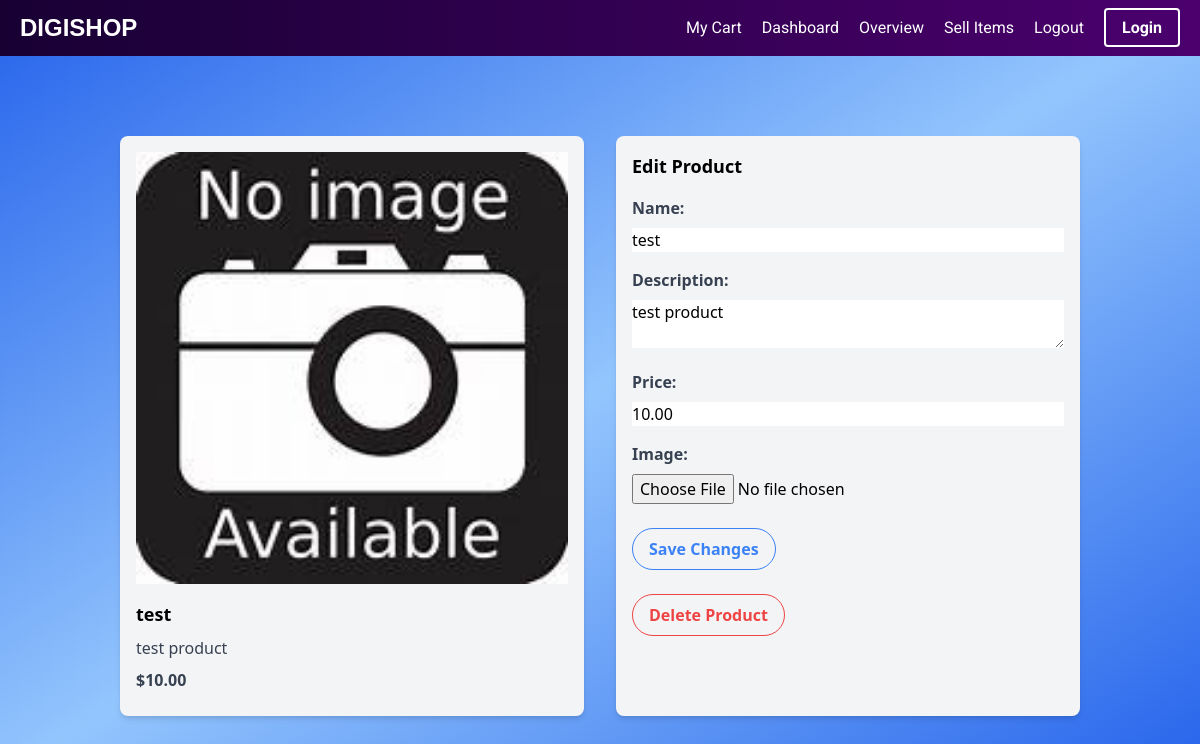
The page /product/edit/1/ on the database its author committed.
### shop/models.py (models this page shows, shortened)
class Product(models.Model):
    name = models.CharField(max_length=100)
    description = models.TextField()
    price = models.DecimalField(max_digits=10, decimal_places=2)
    seller = models.ForeignKey(User, on_delete=models.CASCADE)
    created_at = models.DateTimeField(auto_now_add=True)
    image = models.ImageField(upload_to='product_images/', null=True, blank=True)

### shop/views.py (the view)
# urls.py: path('product/edit/<int:pk>/', views.edit_product, name='edit_product'),
def edit_product(request, pk):
    product = get_object_or_404(Product, pk=pk)
    if request.method == 'POST':
        form = ProductForm(request.POST, request.FILES, instance=product)
        if form.is_valid():
            form.save()
            return redirect('dashboard')  # Redirect to dashboard or any other page after saving
    else:
        form = ProductForm(instance=product)
    return render(request, 'shop/edit_product.html', {'form': form, 'product': product})

### shop/forms.py
class ProductForm(forms.ModelForm):
    class Meta:
        model = Product
        fields = ['name', 'description', 'price', 'image']

### shop/templates/shop/edit_product.html (shortened to what this page needs)
{% extends 'shop/base.html' %}
{% load static %}
{% block content %}
<!DOCTYPE html>
<html lang="en">
<head>
    <link href="https://cdn.jsdelivr.net/npm/tailwindcss@2.2.19/dist/tailwind.min.css" rel="stylesheet">
</head>
<body class="bg-gradient-to-br from-blue-600 via-blue-300 to-blue-600">
    <div class="container mx-auto px-4 py-8">
        <div class="grid grid-cols-1 sm:grid-cols-2 gap-8">
            <div class="bg-gray-100 rounded-lg shadow-md p-4 transition duration-500 hover:bg-black hover:text-white">
                <img src="{% if product.image %}{{ product.image.url }}{% else %}{% static 'images/th.jpeg' %}{% endif %}" alt="{{ product.name }}" class="mb-4 w-full h-auto object-cover object-center">
                <h2 class="text-lg font-semibold mb-2">{{ product.name }}</h2>
                <p class="text-gray-700 mb-2">{{ product.description }}</p>
                <p class="text-gray-700 font-bold mb-2">${{ product.price }}</p>
            </div>
            <div class="bg-gray-100 rounded-lg shadow-md p-4">
                <h2 class="text-lg font-semibold mb-4">Edit Product</h2>
                <form method="post" enctype="multipart/form-data">
                    <div class="mb-4">
                        <label for="id_name" class="block text-gray-700 font-bold mb-2">Name:</label>
                        <input type="text" id="id_name" name="name" value="{{ product.name }}" class="form-input w-full">
                    </div>
                    <div class="mb-4">
                        <label for="id_description" class="block text-gray-700 font-bold mb-2">Description:</label>
                        <textarea id="id_description" name="description" class="form-textarea w-full">{{ product.description }}</textarea>
                    </div>
                    <div class="mb-4">
                        <label for="id_price" class="block text-gray-700 font-bold mb-2">Price:</label>
                        <input type="number" id="id_price" name="price" value="{{ product.price }}" step="0.01" class="form-input w-full">
                    </div>
                    <div class="mb-4">
                        <label for="id_image" class="block text-gray-700 font-bold mb-2">Image:</label>
                        <input type="file" id="id_image" name="image" accept="image/*" class="form-input">
                    </div>
                    <button type="submit" class="border border-blue-500 text-blue-500 font-semibold py-2 px-4 rounded-full mt-2 hover:bg-blue-500 hover:text-white hover:border-blue-500 transition duration-300">Save Changes</button>
                </form>
                <form method="post" action="{% url 'delete_product' product.id %}" class="mt-4">
                    <button type="submit" class="border border-red-500 text-red-500 font-semibold py-2 px-4 rounded-full mt-2 hover:bg-red-500 hover:text-white hover:border-red-500 transition duration-300">Delete Product</button>
                </form>
            </div>
        </div>
    </div>
</body>
</html>
{% endblock %}

### rows shown on the page
Product: name (picture), name "test", description "test product", price "10.00"
